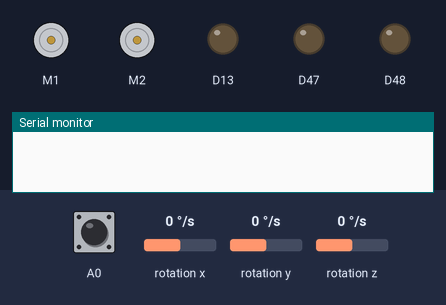
This sketch was run on a simulated Arduino Nano 33 IoT. On the bench: 2 × DC motor (green arrow = forward, orange = backward, longer = faster), output pins drawn as LEDs (lit = HIGH), the last lines printed to the serial monitor. The test bench sets the inputs (shaded band); at power-on: A0 HIGH, rotation z 0 °/s, rotation x 0 °/s, rotation y 0 °/s.

Above: at 0.8 s.
0.9 s: A0 pulled LOW for 0.15 s
At 1.7 s:
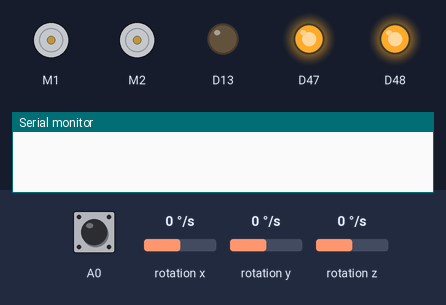
4.0 s: rotation z set to -192 °/s
At 5.8 s:
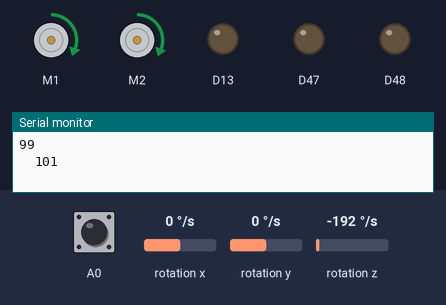
7.0 s: rotation z set to 192 °/s
10.0 s: rotation z set to -100 °/s
16.0 s: rotation z set to 0 °/s
At 17.2 s:
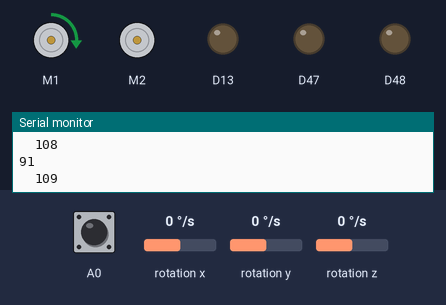
17.5 s: rotation z set to -13 °/s
20.5 s: rotation z set to -17 °/s
At 25.4 s:
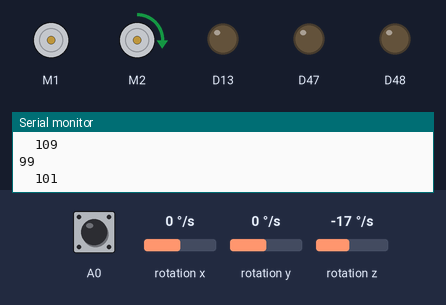
Timing chart, 0 to 25.8 s (numbered marks = the images above; inputs shaded):
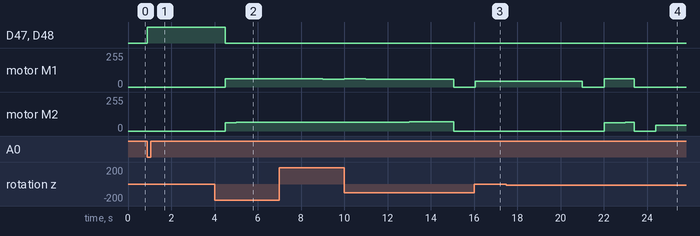

The sketch:

RobotTest.ino
```cpp
#include "Robot.h"

Motion motion;

void setup() {
  Serial.begin(9600);
  motion.wait();
  motion.calibrate();
  motion.setStartSpeeds(100, 100);
  // motion.moveForward(102, 100, 150);
  // motion.moveBackward(100, 100, 200);
  // motion.turnRight();
  // motion.turnLeft();
  // motion.stop();

  // int arr1[] = {1, 2, 50, 50, 0, 0};
  int arr2[] = {125, 2, 50, 1, 50, 2, 50, 0};
  // motion.startRobot(arr1, 6);
  motion.startRobot(arr2, 8);
}

void loop() {
} 
```

Robot.cpp
```cpp
// Class with all the Raspberry Pi functionality but moved to the Arduino

#include "Robot.h"
// #include <Vector.h>

float Motion::convertAngle(float angle) {
  return (angle * 90/32);
}

float Motion::getz0() {
  return z0;
}

void Motion::wait() {
  while (true) {
    if (buttonA.isPressed()) {
      ledRed(1);
      ledGreen(1);
      break;
    }
    delay(1);
  }
}

void Motion::adjust(bool flip = false) { // set flip to true to adjust when robot is backwards
  float x, y, z;
  int MIN, MAX, ADJUST_FACTOR;
  if (!flip) {
     MIN = 50;
     MAX = 120;
  }
  else {
     MIN = -120;
     MAX = -50;
  }
  ADJUST_FACTOR = 1;

  IMU.readGyroscope(x, y, z);
  angleSum += convertAngle(z - z0) * READ_SPEED;
  float now = millis()/1000;

  if (now - lastAdjustTime >= adjustInterval) { // can only adjust every x seconds
  // if (now - lastAdjustTime >= 0.25) { // can only adjust every x seconds
    if (abs(angleSum) > 2) {
      if (angleSum > 0) {
        currentLeft = min(MAX, max(currentLeft + ADJUST_FACTOR, MIN));
        currentRight = min(MAX, max(currentRight - ADJUST_FACTOR, MIN));
        motors.setSpeeds(currentLeft, currentRight);
        Serial.println(currentLeft);
        Serial.print('\t');
        Serial.print(currentRight);
      }
      else {
        currentLeft = min(MAX, max(currentLeft - ADJUST_FACTOR, MIN));
        currentRight = min(MAX, max(currentRight + ADJUST_FACTOR, MIN));
        motors.setSpeeds(currentLeft, currentRight);
        Serial.println(currentLeft);
        Serial.print('\t');
        Serial.println(currentRight);
      }
    }
    lastAdjustTime = now;
  }
  delay(READ_SPEED * 1000);
}

void Motion::moveForward(int ls, int rs, int dist) { // left speed, right speed, distance
  int encoderCount = 0;
  startingLeft = currentLeft = ls;
  startingRight = currentRight = rs;
  angleSum = 0; // reset angle sum

  motors.setSpeeds(ls, rs);
  while (encoderCount <= distFact * (dist)) {
    // Serial.println(encoderCount / 1437.09 * (M_PI * 7));
    // lEncoder = pulseIn(L_PIN, HIGH);
    // rEncoder = pulseIn(R_PIN, HIGH);
    lEncoder = encoders.getCountsAndResetLeft();
    rEncoder = encoders.getCountsAndResetRight();
    encoderCount += (lEncoder + rEncoder)/2;
    adjust();
  }
  // slowStop(dist, encoderCount);
  motors.setSpeeds(0, 0);
}

void Motion::moveBackward(int ls, int rs, int dist) {
  int encoderCount = 0;
  startingLeft = currentLeft = -ls;
  startingRight = currentRight = -rs;
  angleSum = 0;

  motors.setSpeeds(-ls, -rs);
  while (-encoderCount <= distFact * dist) {
    // lEncoder = pulseIn(L_PIN, HIGH);
    // rEncoder = pulseIn(R_PIN, HIGH);
    lEncoder = encoders.getCountsAndResetLeft();
    rEncoder = encoders.getCountsAndResetRight();
    encoderCount += (lEncoder + rEncoder)/2;
    adjust(true);
  }
  motors.setSpeeds(0, 0);
}

void Motion::turnLeft() {
  float x, y, z;
  motors.setSpeeds(0, 70);
  while (true)
  {
    IMU.readGyroscope(x, y, z);
    angleSum += (convertAngle(z - z0)) * READ_SPEED;
    if (angleSum >= 103)
    {
      motors.setSpeeds(0,0);
      break;
    }
    delay(READ_SPEED * 1000);
  }
}

void Motion::turnRight() {
  float x, y, z;
  motors.setSpeeds(70, 0);
  while (true)
  {
    IMU.readGyroscope(x, y, z);
    angleSum += (convertAngle(z- z0)) * READ_SPEED;
    if (angleSum <= -103)
    {
      motors.setSpeeds(0,0);
      break;
    }
    delay(READ_SPEED * 1000);
  }
}

void Motion::stop() {
  startingLeft = currentLeft = 0;
  startingRight = currentRight = 0;
  angleSum = 0;

  motors.setSpeeds(0, 0);
}

void Motion::setStartSpeeds(int ls, int rs) {
  left = ls;
  right = rs;
  if (ls < 60)
    distFact = 1/(M_PI * 7) * 1437.09 * 0.8287292818;
  else if (ls < 85)
    distFact = 1/(M_PI * 7) * 1437.09 * 0.9165045638;
  else if (ls < 110) {
    distFact = 1/(M_PI * 7) * 1437.09 * 0.9493670886;
    adjustInterval = 0.25;
  }
  adjustInterval = 0.1;
}

void Motion::startRobot(int arr[], int size) {
  // int size = sizeof(arr) / sizeof(arr[0]);
  for (int i = 0; i < size; i++) {
    int value = arr[i];
    if (value == 0)
      stop();
    else if (value >= 25)
      moveForward(left, right, value); // covers all possible distances the robot has to move forward
    else if (value <= -25)
      moveBackward(left, right, -value);
    else if (value == 1)
      turnLeft();
    else if (value == 2)
      turnRight();

    angleSum = 0;
    delay(1000); // delay after every action
  }
}

void Motion::calibrate() {
  float x, y, z;
  float sum = 0;
  IMU.begin();
  for (int i = 0; i < FREQ; i++) {
    IMU.readGyroscope(x, y, z);
    sum += z;
    delay(READ_SPEED * 1000);
  }
  z0 = sum/FREQ - 0.01;
  delay(1000); // wait for gyro to stabilize (allegedly)
  ledRed(0);
  ledYellow(0);
  ledGreen(0);
}
```

Robot.h
```cpp
// Class with all the Raspberry Pi functionality but moved to the Arduino
#pragma once
#include <Servo.h>
#include <Romi32U4.h>
// #include <AStar32U4.h>
#include <Arduino_LSM6DS3.h>
#include <Arduino.h>
#include <stdio.h>
#include <math.h> // i need pi
// #include <time.h>
// #include <Vector.h>

class Motion
{
  // AStar32U4Motors motors;
  Romi32U4Motors motors;
  Romi32U4Encoders encoders;
  Romi32U4ButtonA buttonA;


  public:
    // void slowStop(int dist, int encoderTotal);
    void moveForward(int ls, int rs, int dist);
    void moveBackward(int ls, int rs, int dist);
    void turnLeft();
    void turnRight();
    void stop();
    void setStartSpeeds(int ls, int rs);
    void startRobot(int arr[], int size);
    void calibrate();
    void wait();
    float convertAngle(float angle);
    float getz0();

  private:
    void adjust(bool flip = false);
    int startingLeft, startingRight;
    int currentLeft, currentRight; // current motor speeds
    int lEncoder, rEncoder;
    int left, right;
    float angleSum;
    float z0;
    float distFact = 1/(M_PI * 7) * 1437.09; // conversion factor: cm -> rotations -> encoder counts
    // float distFact = 1/(M_PI * 7) * 1437.09 * 150/158; // conversion factor: cm -> rotations -> encoder counts
    float READ_SPEED = 0.001;
    int L_PIN = 9;  // left motor speed
    int R_PIN = 10;  // right motor speed
    int FREQ = 2000; // take 2000 readings to calibrate gyro
    float adjustInterval = 0.1;
    float lastAdjustTime = millis()/1000;
};
```

Measured:
- the behaviour switches between -15 and -16 °/s on rotation z (found by bisection; images 3 and 4)
- after the input at 0.9 s, D47, D48: LOW → HIGH at once
- after the input at 16.0 s, motor M1: goes on until 16.1 s, then stays forward 44/255
- after the input at 17.5 s, every drawn part: stays the same
